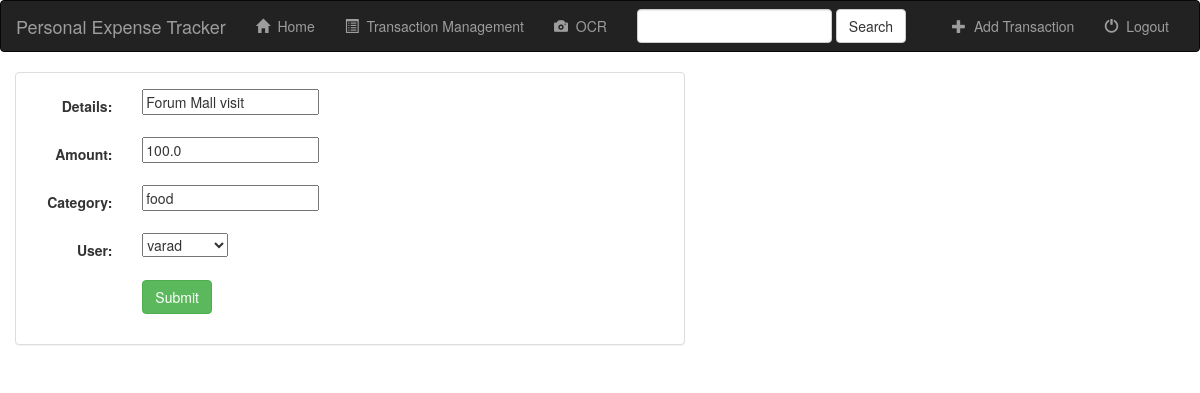
Screenshot of /mytransactions/transaction/update/1/ with the database file from the repository.
### txn/models.py (models this page shows, shortened)
class Transaction(models.Model):
    details = models.CharField(max_length=100)
    amount = models.FloatField()
    category = models.CharField(max_length=50)
    user = models.ForeignKey(User, on_delete=models.PROTECT)
    bill = models.FileField(null=True)
    timestamp = models.DateTimeField(auto_now=True)

### txn/views.py (the view)
# urls.py: url(r'^transaction/update/(?P<pk>[0-9]+)/$', views.TransactionUpdate.as_view(), name='transaction-update'),
class TransactionUpdate(UpdateView):
    model = Transaction
    fields = ['details', 'amount', 'category', 'user']

### txn/templates/txn/transaction_form.html (shortened to what this page needs)
{% extends 'Sl_proj/base.html' %}
{% block content %}
    <div class = "container-fluid">
        <div class="row">
            <div class="col-sum-12 col-md-7">
                <div class="panel panel-default">
                    <div class="panel-body">
                        <form class="form-horizontal" action="" method="post" enctype="multipart/form-data">
                            {% include 'txn/form-template.html' %}
                            <div class="form-group">
                                <div class="col-sm-offset-2 col-sm-10">
                                    <button type="Submit" class="btn btn-success">Submit</button>
                                </div>
                            </div>
                        </form>
                    </div>
                </div>
            </div>
        </div>
    </div>
{% endblock %}

### txn/templates/txn/form-template.html (shortened to what this page needs)
{% for field in form %}
    <div class="form-group">
        <div class="col-sm-offset-2 col-sm-10">
        </div>
        <label class="control-label col-sm-2">{{ field.label_tag }}</label>
        <div class="col-sm-10">{{ field }}</div>
    </div>
{% endfor %}

### rows the page displays
Transaction: form "Forum Mall visit" "100.0" "food" "varad"

### other values shown
{{ field.label_tag }} "Details:" "Amount:" "Category:" "User:"
